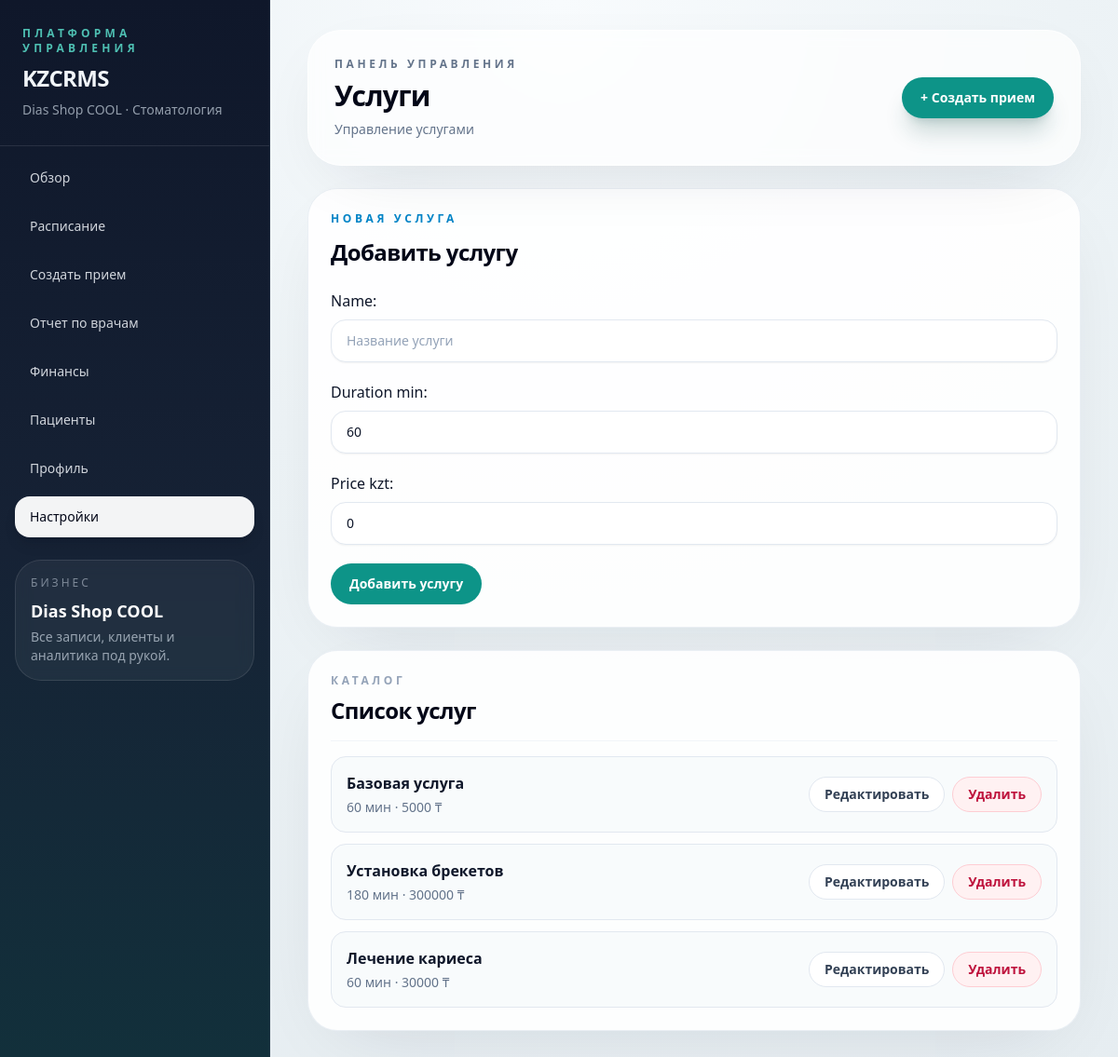
/settings/services/ (signed in), run on the app's committed database.
### core/models.py (models this page shows, shortened)
class TimestampedModel(models.Model):
    created_at = models.DateTimeField(auto_now_add=True)
    updated_at = models.DateTimeField(auto_now=True)
    class Meta:
        abstract = True

class Shop(TimestampedModel):
    class IndustryType(models.TextChoices):
        BARBERSHOP = "BARBERSHOP", "Барбершоп"
        DENTISTRY = "DENTISTRY", "Стоматология"
        BEAUTY_SALON = "BEAUTY_SALON", "Салон красоты"
        CLINIC = "CLINIC", "Клиника"
        GENERIC = "GENERIC", "Другое"
    class AccessMode(models.TextChoices):
        LEGACY = "LEGACY", "Внутренний доступ"
        TRIAL = "TRIAL", "Пробный доступ"
        SUBSCRIPTION = "SUBSCRIPTION", "Подписка"
    owner = models.OneToOneField(
        User,
        on_delete=models.CASCADE,
        related_name="shop"
    )
    name = models.CharField(max_length=120)
    industry_type = models.CharField(
        max_length=30,
        choices=IndustryType.choices,
        default=IndustryType.BARBERSHOP,
    )
    timezone = models.CharField(max_length=64, default="Asia/Almaty")
    city = models.CharField(max_length=80, blank=True)
    phone = models.CharField(max_length=30, blank=True)
    access_mode = models.CharField(
        max_length=20,
        choices=AccessMode.choices,
        default=AccessMode.LEGACY,
    )
    trial_ends_at = models.DateTimeField(blank=True, null=True)
    subscription_ends_at = models.DateTimeField(blank=True, null=True)
    @property
    def has_active_access(self):
        if self.access_mode == self.AccessMode.LEGACY:
            return True
        expires_at = self.access_expires_at
        return bool(expires_at and expires_at >= timezone.now())

class Service(TimestampedModel):
    shop = models.ForeignKey(
        Shop,
        on_delete=models.CASCADE,
        related_name="services"
    )
    name = models.CharField(max_length=120)
    duration_min = models.PositiveSmallIntegerField(default=60)
    price_kzt = models.PositiveIntegerField(default=0)
    is_active = models.BooleanField(default=True)

### core/views.py (the view)
# urls.py: path("settings/services/", services_settings, name="services_settings"),
@login_required
def services_settings(request):
    shop = request.user.shop
    services = Service.objects.filter(shop=shop)
    if request.method == "POST":
        form = ServiceForm(request.POST)
        if form.is_valid():
            service = form.save(commit=False)
            service.shop = shop
            service.save()
            return redirect("services_settings")
    else:
        form = ServiceForm()
    return render(request, "settings_services.html", {
        "services": services,
        "form": form
    })

### core/forms.py
class ServiceForm(forms.ModelForm):
    class Meta:
        model = Service
        fields = ["name", "duration_min", "price_kzt"]
        widgets = {
            "name": forms.TextInput(attrs={"class": INPUT_CLASS, "placeholder": "Название услуги"}),
            "duration_min": forms.NumberInput(attrs={"class": INPUT_CLASS, "placeholder": "60"}),
            "price_kzt": forms.NumberInput(attrs={"class": INPUT_CLASS, "placeholder": "5000"}),
        }

### core/context_processors.py (called while the page is built)
def current_shop(request):
    shop = None
    if getattr(request, "user", None) and request.user.is_authenticated:
        shop = getattr(request.user, "shop", None)
    return {
        "current_shop": shop,
        "crm_labels": get_shop_labels(shop),
    }

### core/terminology.py (called while the page is built)
def get_shop_labels(shop):
    labels = DEFAULT_LABELS.copy()
    if not shop:
        return labels
    labels.update(INDUSTRY_LABELS.get(shop.industry_type, {}))
    labels["industry_name"] = shop.get_industry_type_display()
    return labels

### core/templates/settings_services.html (shortened to what this page needs)
{% extends "core/base.html" %}
{% block page_title %}
Услуги
{% endblock %}
{% block page_subtitle %}
Управление услугами
{% endblock %}
{% block content %}
<div class="grid gap-6 xl:grid-cols-[380px_minmax(0,1fr)]">
    <section class="crm-panel p-6">
        <div class="text-xs font-semibold uppercase tracking-[0.3em] text-sky-600">Новая услуга</div>
        <h3 class="mt-3 text-2xl font-semibold tracking-tight text-slate-950">Добавить услугу</h3>
        <form method="POST" class="mt-6 space-y-5">
            {{ form.as_p }}
            <button class="inline-flex rounded-full bg-teal-600 px-5 py-3 text-sm font-semibold text-white transition hover:bg-teal-500">
                Добавить услугу
            </button>
        </form>
    </section>
    <section class="crm-panel p-6">
        <div class="border-b border-slate-100 pb-4">
            <div class="text-xs font-semibold uppercase tracking-[0.3em] text-slate-400">Каталог</div>
            <h3 class="mt-2 text-2xl font-semibold tracking-tight text-slate-950">Список услуг</h3>
        </div>
        <div class="mt-4 space-y-3">
            {% for service in services %}
                <div class="flex flex-col gap-4 rounded-2xl border border-slate-200 bg-slate-50/80 px-4 py-4 sm:flex-row sm:items-center sm:justify-between">
                    <div>
                        <div class="font-semibold text-slate-900">{{ service.name }}</div>
                        <div class="mt-1 text-sm text-slate-500">{{ service.duration_min }} мин · {{ service.price_kzt }} ₸</div>
                    </div>
                    <div class="flex flex-wrap gap-2">
                        <a href="{% url 'edit_service' service.id %}" class="inline-flex rounded-full border border-slate-200 bg-white px-4 py-2 text-sm font-semibold text-slate-700 transition hover:border-slate-300 hover:bg-slate-50">
                            Редактировать
                        </a>
                        <a href="{% url 'delete_service' service.id %}" class="inline-flex rounded-full border border-rose-200 bg-rose-50 px-4 py-2 text-sm font-semibold text-rose-700 transition hover:border-rose-300 hover:bg-rose-100" onclick="return confirm('Удалить услугу?');">
                            Удалить
                        </a>
                    </div>
                </div>
            {% empty %}
                <div class="rounded-2xl border border-dashed border-slate-200 px-4 py-8 text-center text-sm text-slate-500">
                    Пока нет услуг
                </div>
            {% endfor %}
        </div>
    </section>
</div>
{% endblock %}

### core/templates/core/base.html (shortened to what this page needs)
{% load static tailwind_tags %}
<!DOCTYPE html>
<html lang="ru">
<head>
    {% tailwind_css %}
</head>
<body class="min-h-screen bg-[radial-gradient(circle_at_top,_#f8fbfd,_#edf3f6_42%,_#e6edf1_100%)] text-slate-900">
<div class="min-h-screen lg:grid lg:grid-cols-[290px_minmax(0,1fr)]">
    <aside class="border-b border-slate-200/70 bg-[linear-gradient(180deg,_#0f172a_0%,_#162235_52%,_#12303b_100%)] text-slate-100 lg:min-h-screen lg:border-b-0 lg:border-r lg:border-slate-700/40">
        <div class="flex items-center justify-between px-5 py-5 lg:block lg:px-6 lg:py-7">
            <div>
                <div class="text-xs font-semibold uppercase tracking-[0.35em] text-teal-300/80">
                    Платформа управления
                </div>
                <div class="mt-2 text-2xl font-semibold tracking-tight">
                    {{ crm_labels.product_name }}
                </div>
                <div class="mt-2 text-sm text-slate-300/70">
                    {% if current_shop %}
                        {{ current_shop.name }} · {{ crm_labels.industry_name }}
                    {% else %}
                        CRM
                    {% endif %}
                </div>
            </div>
        </div>
        <nav class="grid grid-cols-2 gap-2 border-t border-white/10 px-4 py-4 sm:grid-cols-3 lg:grid-cols-1 lg:px-4 lg:py-3">
            <a href="{% url 'dashboard_overview' %}"
               class="rounded-2xl px-4 py-3 text-sm font-medium transition {% if request.resolver_match.url_name == 'dashboard_overview' %}bg-white/95 text-slate-950 shadow-lg shadow-slate-950/10{% else %}text-slate-100/85 hover:bg-white/10 hover:text-white{% endif %}">
                Обзор
            </a>
            <a href="{% url 'today_schedule' %}"
               class="rounded-2xl px-4 py-3 text-sm font-medium transition {% if request.path == '/today/' %}bg-white/95 text-slate-950 shadow-lg shadow-slate-950/10{% else %}text-slate-100/85 hover:bg-white/10 hover:text-white{% endif %}">
                Расписание
            </a>
            <a href="{% url 'create_appointment' %}"
               class="rounded-2xl px-4 py-3 text-sm font-medium transition {% if request.path == '/create/' %}bg-white/95 text-slate-950 shadow-lg shadow-slate-950/10{% else %}text-slate-100/85 hover:bg-white/10 hover:text-white{% endif %}">
                {{ crm_labels.create_booking_action }}
            </a>
            <a href="{% url 'barber_report' %}"
               class="rounded-2xl px-4 py-3 text-sm font-medium transition {% if request.path == '/barbers/' %}bg-white/95 text-slate-950 shadow-lg shadow-slate-950/10{% else %}text-slate-100/85 hover:bg-white/10 hover:text-white{% endif %}">
                {{ crm_labels.staff_report_title }}
            </a>
            <a href="{% url 'finance_dashboard' %}"
               class="rounded-2xl px-4 py-3 text-sm font-medium transition {% if request.path == '/finance/' %}bg-white/95 text-slate-950 shadow-lg shadow-slate-950/10{% else %}text-slate-100/85 hover:bg-white/10 hover:text-white{% endif %}">
                Финансы
            </a>
            <a href="{% url 'clients_list' %}"
               class="rounded-2xl px-4 py-3 text-sm font-medium transition {% if '/clients/' in request.path %}bg-white/95 text-slate-950 shadow-lg shadow-slate-950/10{% else %}text-slate-100/85 hover:bg-white/10 hover:text-white{% endif %}">
                {{ crm_labels.client_plural }}
            </a>
            <a href="{% url 'profile_settings' %}"
               class="rounded-2xl px-4 py-3 text-sm font-medium transition {% if request.path == '/profile/' or request.path == '/settings/business/' %}bg-white/95 text-slate-950 shadow-lg shadow-slate-950/10{% else %}text-slate-100/85 hover:bg-white/10 hover:text-white{% endif %}">
                Профиль
            </a>
            <a href="{% url 'settings_dashboard' %}"
               class="rounded-2xl px-4 py-3 text-sm font-medium transition {% if request.path == '/settings/' or request.path == '/settings/barbers/' or request.path == '/settings/services/' %}bg-white/95 text-slate-950 shadow-lg shadow-slate-950/10{% else %}text-slate-100/85 hover:bg-white/10 hover:text-white{% endif %}">
                Настройки
            </a>
        </nav>
        <div class="hidden px-4 pb-5 pt-3 lg:block">
            <div class="rounded-[28px] border border-white/10 bg-white/5 p-4 backdrop-blur">
                <div class="text-xs uppercase tracking-[0.25em] text-slate-300/55">Бизнес</div>
                <div class="mt-2 text-lg font-semibold text-white">{{ current_shop.name|default:"CRM" }}</div>
                <div class="mt-1 text-sm text-slate-300/70">Все записи, клиенты и аналитика под рукой.</div>
            </div>
        </div>
    </aside>
    <main class="min-w-0">
        <div class="px-4 py-4 sm:px-6 lg:px-10 lg:py-8">
            <div class="crm-glass flex flex-col gap-4 rounded-[36px] p-5 sm:p-7 lg:flex-row lg:items-center lg:justify-between">
                <div>
                    <div class="text-xs font-semibold uppercase tracking-[0.3em] text-slate-500">Панель управления</div>
                    <h1 class="mt-2 text-3xl font-semibold tracking-tight text-slate-950">
                        {% block page_title %}Панель{% endblock %}
                    </h1>
                    <p class="mt-2 max-w-2xl text-sm text-slate-500">
                        {% block page_subtitle %}{% endblock %}
                    </p>
                </div>
                <div class="hidden lg:block">
                    <a href="{% url 'create_appointment' %}"
                       class="inline-flex items-center rounded-full bg-teal-600 px-5 py-3 text-sm font-semibold text-white shadow-xl shadow-teal-900/20 transition hover:bg-teal-500">
                        + {{ crm_labels.create_booking_action }}
                    </a>
                </div>
            </div>
            <div class="mt-6">
                {% block content %}{% endblock %}
            </div>
        </div>
    </main>
</div>
</body>
</html>

### data on the page
Shop: name "Dias Shop COOL"
Service: name "Базовая услуга", duration_min "60", price_kzt "5000"
Service: name "Установка брекетов", duration_min "180", price_kzt "300000"
Service: name "Лечение кариеса", duration_min "60", price_kzt "30000"

### other printed values
{{ crm_labels.product_name }} "KZCRMS"
{{ crm_labels.industry_name }} "Стоматология"
{{ crm_labels.create_booking_action }} "Создать прием"
{{ crm_labels.staff_report_title }} "Отчет по врачам"
{{ crm_labels.client_plural }} "Пациенты"
